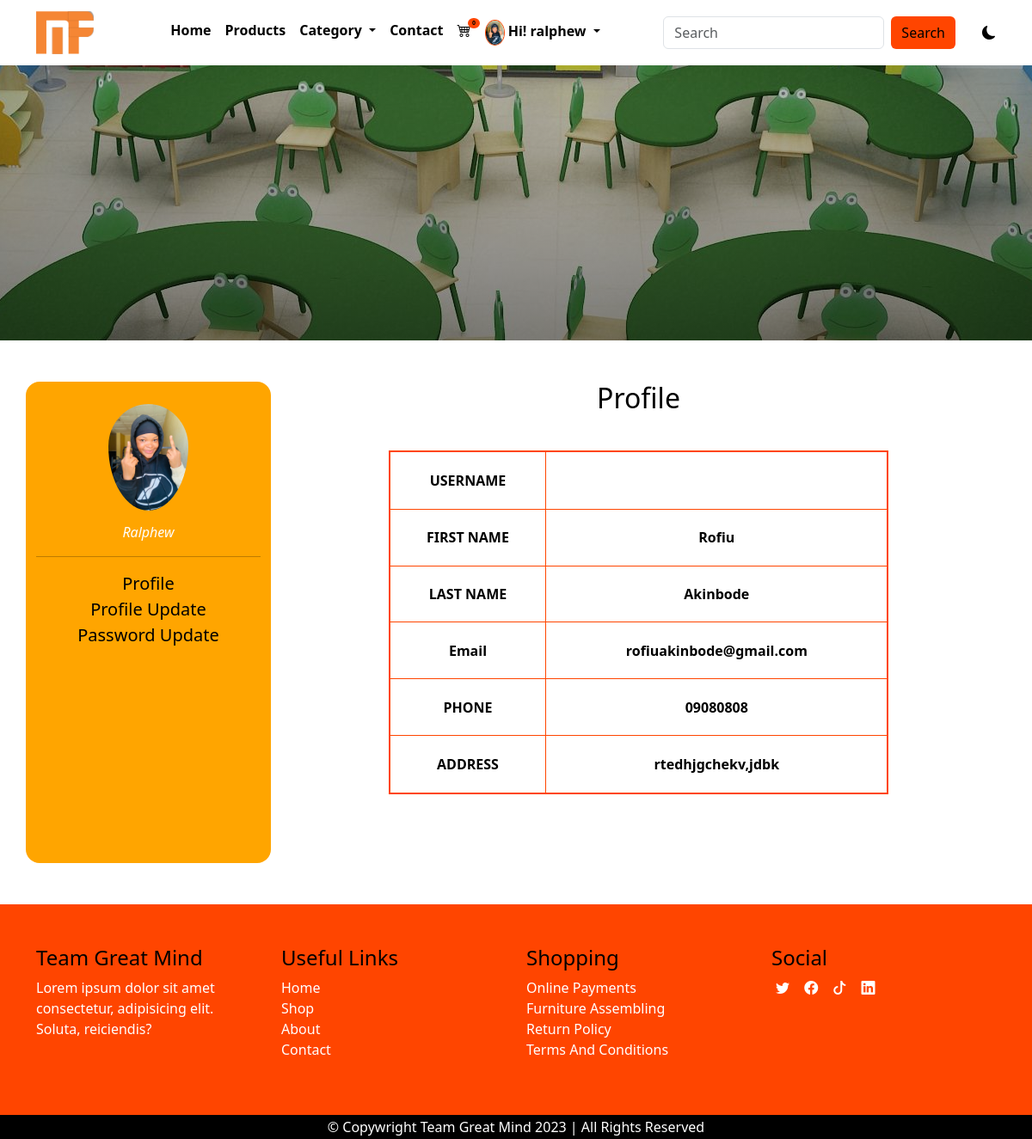
The app's page /profile (signed in) with its own data.
### main/models.py (models this page shows, shortened)
class AppInfo(models.Model):
    appname = models.CharField(max_length=50)
    logo = models.ImageField(upload_to='logo')
    carousel1 = models.ImageField(upload_to='carousel')
    carousel2 = models.ImageField(upload_to='carousel')
    carousel3 = models.ImageField(upload_to='carousel')
    banner = models.ImageField(upload_to='banner')
    copyright = models.IntegerField()

class Customer(models.Model):
    user = models.OneToOneField(User, on_delete=models.CASCADE)
    first_name = models.CharField(max_length=50)
    last_name = models.CharField(max_length=50)
    phone = models.CharField(max_length=15)
    email = models.EmailField(max_length=100)
    address = models.CharField(max_length=150)
    pix =  models.ImageField(upload_to='customer')
    joined = models.DateTimeField(auto_now=True)
    class Meta:
        db_table = 'customer'
        managed = True
        verbose_name = 'Customer'
        verbose_name_plural = 'Customer'

### main/views.py (the view)
# urls.py: path('profile', views.profile, name='profile'),
def profile(request):
    userprof = Customer.objects.get(user__username = request.user.username)
    context = {
        'userprof' :userprof
    }
    return render(request, 'profile.html', context)

### main/context_processor.py (called while the page is built)
def dropdown(request):
    info = AppInfo.objects.get(pk=1)
    fdog = Category.objects.all()
    context = {
        'info':info,
        'fdog':fdog,
    }
    return context

def cartcount(request):
    count = Cart.objects.filter(user__username = request.user.username, paid=False)
    itemcount = 0
    for item in count:
        itemcount += item.quantity
    context = {
        'itemcount':itemcount
    }
    return context

### main/templates/profile.html (shortened to what this page needs)
{% extends 'base.html' %}
{% block header %} {% include 'header.html' %} {% endblock header %}
{% block banner %} {% include 'banner.html' %} {% endblock banner %}
{% block content %}
<div class="container">
  <div class="row mt-5 mb-5">
   <div class="col-12 col-md-3 pavat">
      <img src="{{userprof.pix.url}}" alt="">
      <p>{{userprof.user}}</p>
      <hr>
      <ul class="list-unstyled">
        <li><a href="{% url 'profile' %}">Profile</a></li>
        <li><a href="{% url 'profile_update' %}">Profile update</a></li>
        <li><a href="{% url 'password_update' %}">Password update</a></li>
      </ul>
   </div>
   <div class="col-12 col-md-9 pdet">
      <table>
        <h2 class="text-center">Profile</h2>
        <tbody>
          <tr class="left">
            <td>USERNAME</td>
            <td>{{userprof.username|title}}</td>
          </tr>
          <tr class="left">
            <td>FIRST NAME</td>
            <td>{{userprof.first_name|title}}</td>
          </tr>
          <tr class="left">
            <td>LAST NAME</td>
            <td>{{userprof.last_name|title}}</td>
          </tr>
          <tr class="left">
            <td>Email</td>
            <td>{{userprof.email}}</td>
          </tr>
          <tr class="left">
            <td>PHONE</td>
            <td>{{userprof.phone}}</td>
          </tr>
          <tr class="left">
            <td>ADDRESS</td>
            <td>{{userprof.address}}</td>
          </tr>
        </tbody>
      </table>
   </div>
 </div>
</div>
{% endblock content %}
{% block footer %}{% include 'footer.html' %}{% endblock footer %}

### main/templates/header.html (shortened to what this page needs)
<nav class="navbar navbar-expand-lg">
    <div class="container">
      <a class="navbar-brand" href="#"><img src="{{info.logo.url}}" alt="" style="height: 50px;"></a>
      <div class="collapse navbar-collapse" id="navbarSupportedContent">
        <ul class="navbar-nav mx-auto mb-2 mb-lg-0">
          {% if user.is_authenticated %}
          <li class="nav-item">
            <a class="nav-link active" aria-current="page" href="{% url 'home' %}">Home</a>
          </li>
          <li class="nav-item">
            <a class="nav-link" href="{% url 'products' %}">Products</a>
          </li>
          <li class="nav-item dropdown">
            <a class="nav-link dropdown-toggle" href="#" role="button" data-bs-toggle="dropdown" aria-expanded="false">
            Category
            </a>
          </li>
          <li class="nav-item">
                <a class="nav-link" href="{% url 'contact' %}">Contact</a>
          </li>
          <li class="nav-item">
            <a class="nav-link" href="{% url 'cart' %}">
                <div class="wrapper">
                    <i class="bi bi-cart4"></i>
                    <span class="badge">{{itemcount}}</span>
                </div>
            </a>
          </li>
          <li class="nav-item dropdown">
                <a class="nav-link dropdown-toggle" href="#" role="button" data-bs-toggle="dropdown" aria-expanded="false">
                  {% if user.customer %}
                  <img src="{{user.customer.pix.url}}" style="height: 30px;" alt="">
                  {% endif %}
                  <span>Hi! {{user.username}}</span>
                </a>
          </li>
          {% endif %}
        </ul>
        <form class="d-flex search" role="search" action="{% url 'search' %}" method="POST">
          <input class="form-control me-2" name="search" type="search" placeholder="Search" aria-label="Search">
          <button class="btn btn-outline-success" type="submit">Search</button>
        </form>
        <div class="samson">
          <i class="bi bi-moon-fill"></i>
        </div>
      </div>
    </div>
  </nav>

### main/static/css/style.css (style rules this page uses)
* { padding: 0%; margin: 0%; box-sizing: border-box; }
.samson { margin-left: 3%; cursor: pointer; }
:root { --bg: white; --icon: black; --text: black; }
body { background: var(--bg) !important; color: var(--text) !important; overflow: hidden; }
.navbar { background: var(--bg) !important; }
.navbar-nav a { color: var(--text); font-weight: 600; }
.wrapper { position: relative; }
.wrapper span { position: absolute; background-color: orangered; right: -10px; top: -2px; font-size: 7px; border-radius: 50%; color: black; }
.nav-item img { border-radius: 50%; border: 1px solid orangered; }
.search button { background-color: orangered; border: none; color: black; font-weight: 500; }
.pavat { text-align: center; background-color: orange; border-radius: 1rem; height: 70vh; }
.pavat img { height: 150px; border-radius: 100%; padding-top: 10%; }
.pavat p { color: white; font-style: italic; text-transform: capitalize; padding-top: 5%; }
.pavat a { text-decoration: none; text-transform: capitalize; font-size: 20px; color: black; }
.pdet table { width: 70%; margin-left: 15%; margin-right: 15%; border: 2px solid orangered; margin-top: 5%; height: 50vh; text-align: center; }
.pdet table td { border: 1px solid orangered; }
.left { font-weight: 600; }

### records on screen
AppInfo: logo (picture)
Customer: pix (picture), user "Ralphew", first_name "Rofiu", last_name "Akinbode", email "rofiuakinbode@gmail.com", phone "09080808", address "rtedhjgchekv,jdbk"

### other values on screen
{{ itemcount }} "0"
{{ user.username }} "ralphew"
